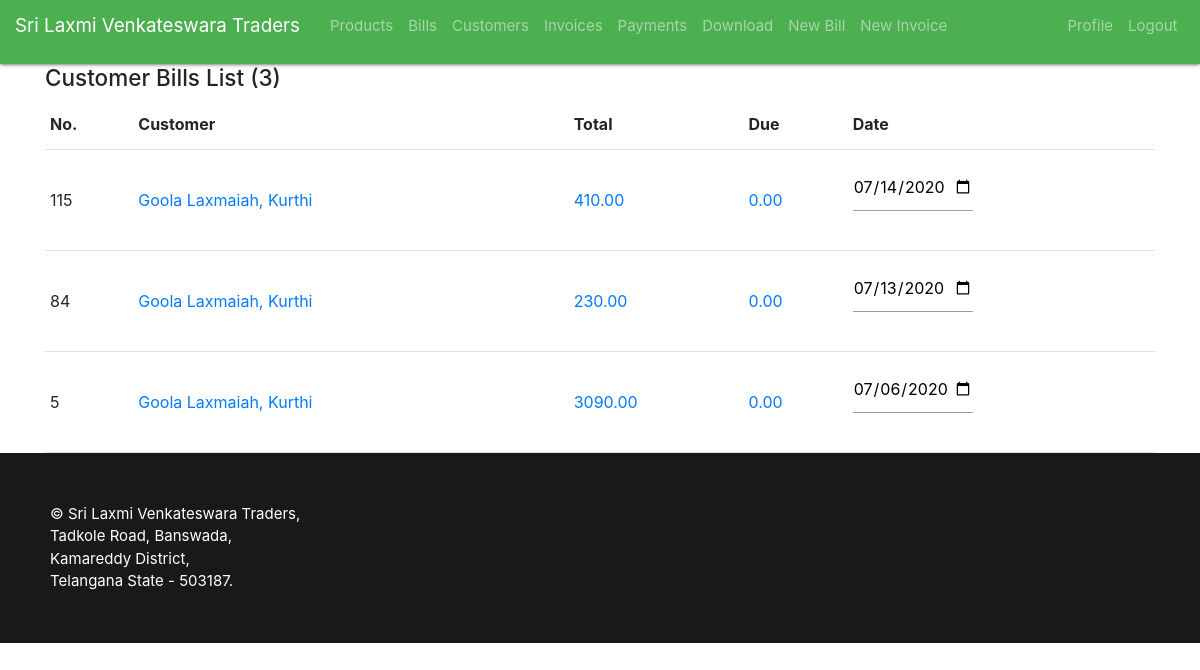
Page /customer/4/bills/ (signed in) on the earlier database version.
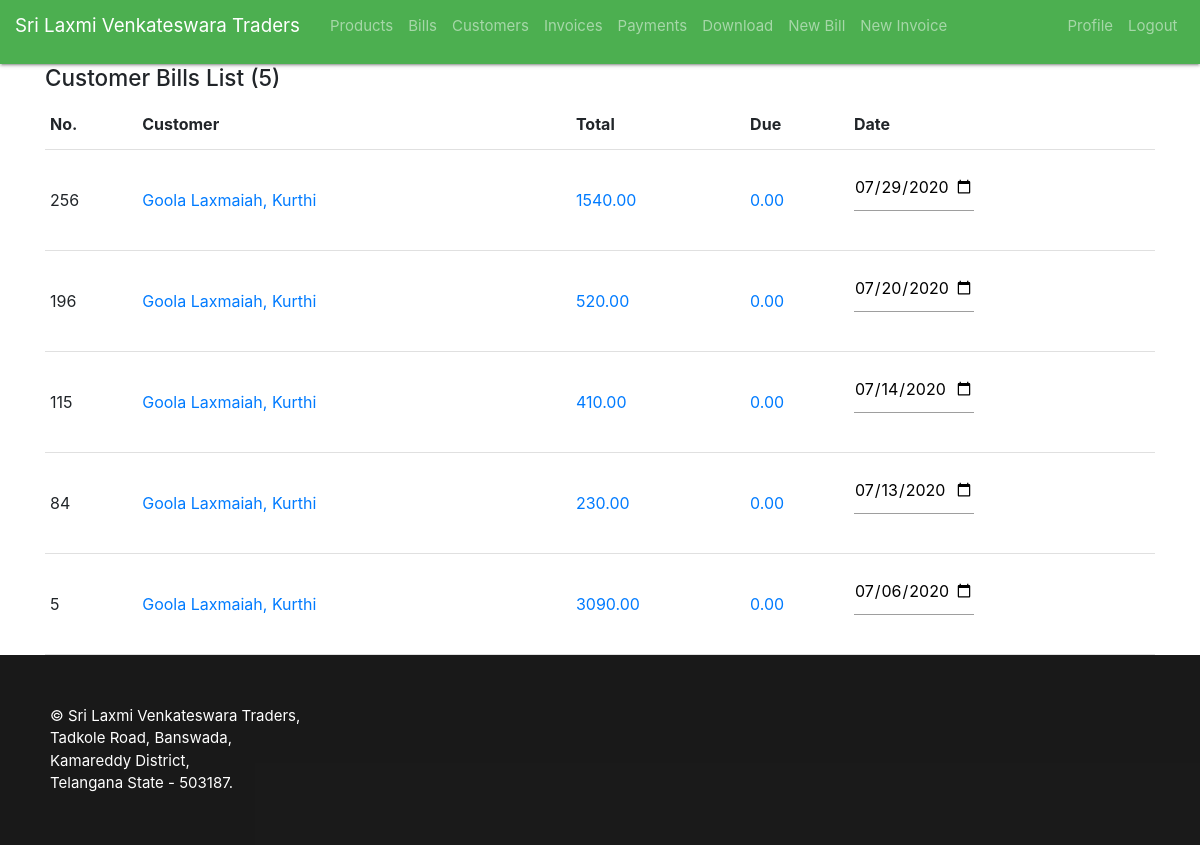
Same page on the later database version.
### home/models.py (models this page shows, shortened)
class Bill(models.Model):
    customer = models.ForeignKey('Customer',on_delete=models.CASCADE)
    date = models.DateTimeField(auto_now_add=True)
    total = models.DecimalField(max_digits=10,decimal_places=2,default=0)
    due = models.DecimalField(max_digits=10, decimal_places=2,default=0)

class Customer(models.Model):
    name = models.CharField(max_length=64)
    phone = models.IntegerField(null=True)
    email = models.EmailField(null=True)
    id_in_book = models.IntegerField(default=0)
    address = models.ForeignKey(Village,models.CASCADE,related_name='user_address')#models.CharField(max_length=128)
    due = models.DecimalField(default=0,decimal_places=2,max_digits=10)
    def __str__(self):
        phone = ''
        if self.phone != -1:
            phone = self.phone
        return " "+self.name+", "+" "+self.address.village+" "+str(phone)

class Village(models.Model):
    village = models.CharField(max_length=64)
    mandal = models.CharField(max_length=64)
    district = models.CharField(max_length=64)

### home/views.py (the view)
# urls.py: path('customer/<int:id>/bills/',CustomerBillsListView.as_view(),name='customer_bills'),
class CustomerBillsListView(LoginRequiredMixin, PermissionRequiredMixin, MyListView):
    model = Bill
    permission_required = 'view_bill'
    template_name = 'home/customer_bill_list.html'
    context_object_name = 'bills'
    order_by = 'date'
    order = 'desc'
    table = "home_bill AS b INNER JOIN home_customer AS c ON b.customer_id = c.id"
    sort_links = ['id','c.name','total','due','date']
    def get_queryset(self):
        customer = get_object_or_404(Customer,id=self.kwargs.get('id'))
        self.where = " c.id = "+str(customer.id)
        return super().get_queryset()
    def get_context_data(self):
         context = super().get_context_data()
         context['customer'] = get_object_or_404(Customer,id=self.kwargs.get('id'))
         return context

### home/views.py (called while the page is built)
    def get_context_data(self):
        context = super().get_context_data()
        context['sort_links'] = self.sort_links
        context['page'] = self.page
        context['order'] = self.order
        context['order_by'] = self.order_by
        context['paginate_by'] = self.paginate_by
        return context

    def get_queryset(self):
        if self.request.method == 'GET':
            GET = self.request.GET
            if 'page' in GET:
                self.page = GET['page']
            if 'order_by' in GET:
                self.order_by = GET['order_by']
            if 'order' in GET :
                self.order = GET['order']
        if self.table :
            return self.model.objects.raw("SELECT * FROM "+self.table+" WHERE "+self.where+" ORDER BY "+self.order_by+" "+self.order)#+" LIMIT "+str(int(self.page))+" , "+str(int(self.paginate_by)))
        return self.model.objects.raw("SELECT * FROM home_"+self.model._meta.object_name+" WHERE "+self.where+" ORDER BY "+self.order_by+" "+self.order)#+" LIMIT "+str(int(self.page))+" , "+str(int(self.paginate_by)))

### home/templates/home/customer_bill_list.html (shortened to what this page needs)
{% extends 'home/list.html' %}
{% block content %}
    <h4>Customer Bills List ({{ page_obj.paginator.count }})</h4>
    {% if bills %}
        <table>
            <thead>
                <tr>
                    <th>No.</th>
                    <th>Customer</th>
                    <th>Total</th>
                    <th>Due</th>
                    <th>Date</th>
                </tr>
            </thead>
            <tbody>
            {% for b in bills %}
                <tr>
                    <td>{{ b.id }}</td>
                    <td><a href="#">{{b.customer}}</a></td>
                    <td><a href="{% url 'bill_particular' b.id %}">{{ b.total }}</a></td>
                    <td><a href="{% url 'payment' b.id %}">{{ b.due }}</a></td>
                    <td><span class="date"><form method="POST" action="{% url 'bill_date_update' b.id %}"><input type="date" name="date" value="{{ b.date.date.isoformat }}" /> </form></span></td>
                </tr>
            {% endfor %}
            </tbody>
        </table>
    {% endif %}
{% endblock %}

### home/templates/home/list.html (shortened to what this page needs)
{% extends 'home/base.html' %}
{% load static %}

### home/templates/home/base.html (shortened to what this page needs)
{% load static %}
<html>
    <head>
        <link rel="stylesheet" href="{% static 'home/materialize/css/materialize.min.css' %}" />
        <link rel="stylesheet" href="{% static 'home/bs/css/bootstrap.min.css' %}" />
        <link rel="stylesheet" type="text/css" href="{% static 'home/main.css' %}">
    </head>
    <body >
        <div class="static-top">
            <header class="site-header">
                <div class="green navbar navbar-expand-md navbar-dark fixed-top">
                    <a class="navbar-brand mr-4 left" href="#">Sri Laxmi Venkateswara Traders</a>
                    <div class="collapse navbar-collapse" id="navbarToggle">
                      <div class="navbar-nav mr-auto">
                        <a href="{% url 'products' %}" class="nav-item nav-link">Products</a>
                        <a href="{% url 'bills' %}" class="nav-item nav-link">Bills</a>
                        <a href="{% url 'customers' %}" class="nav-item nav-link">Customers</a>
                        <a href="{% url 'invoices' %}" class="nav-item nav-link">Invoices</a>
                        <a href="{% url 'payments' %}" class="nav-item nav-link">Payments</a>
                        <a href="{% url 'export_list' %}" class="nav-item nav-link">Download</a>
                        <a href="{% url 'new_bill' %}" class="nav-item nav-link">New Bill</a>
                        <a href="{% url 'new_invoice' %}" class="nav-item nav-link">New Invoice</a>
                      </div>
                      <div class="navbar-nav">
                        {% if user.is_authenticated %}
                          {% if user.profile %}
                            <a class="nav-item nav-link" href="{% url 'profile' %}">Profile</a>
                          {% endif %}
                            <a class="nav-item nav-link" href="{% url 'logout' %}">Logout</a>
                        {% else %}
                          <a class="nav-item nav-link" href="{% url 'login' %}">Login</a>
                          <a class="nav-item nav-link" href="{% url 'signup' %}">Signup</a>
                        {% endif %}
                      </div>
                    </div>
                  </div>
                </div>
        <div class="container">
            {% block content %}{% endblock %}
        </div>
        <footer>
            &#169;
            Sri Laxmi Venkateswara Traders,<br />
            Tadkole Road, Banswada,<br />
            Kamareddy District,<br />
            Telangana State - 503187.
        </footer>
    </body>
</html>

### home/static/home/main.css (style rules this page uses)
.date input { max-width: 8rem; }
footer { padding: 50px; color : white; background-color: rgba(1,1,1,0.9); }

Differences in the rows shown:
added Bill: id "256", customer "Goola Laxmaiah, Kurthi", total "1540.00", due "0.00", date "07/29/2020"
added Bill: id "196", customer "Goola Laxmaiah, Kurthi", total "520.00", due "0.00", date "07/20/2020"
Other differences:
{{ page_obj.paginator.count }}: "3" → "5"
